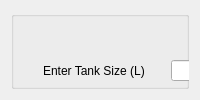
    <widget class="QWidget" name="tab_3">
     <attribute name="title">
      <string>Fluid Conversions</string>
     </attribute>
     <layout class="QGridLayout" name="gridLayout">
      <item row="0" column="0">
       <widget class="QGroupBox" name="groupBox_6">
        <property name="autoFillBackground">
         <bool>false</bool>
        </property>
        <property name="title">
         <string/>
        </property>
        <widget class="QWidget" name="gridLayoutWidget">
         <property name="geometry">
          <rect>
           <x>20</x>
           <y>0</y>
           <width>681</width>
           <height>351</height>
          </rect>
         </property>
         <layout class="QGridLayout" name="gridLayout_4">
          <item row="4" column="0">
           <widget class="QLabel" name="TapSafe_Amount_label">
            <property name="maximumSize">
             <size>
              <width>110</width>
              <height>16777215</height>
             </size>
            </property>
            <property name="text">
             <string> Tap Safe Amount (mL)</string>
            </property>
           </widget>
          </item>
          <item row="3" column="5">
           <widget class="QLCDNumber" name="Fertz_outLcd">
            <property name="segmentStyle">
             <enum>QLCDNumber::Flat</enum>
            </property>
           </widget>
          </item>
          <item row="4" column="4">
           <widget class="QLabel" name="TapSafe_Equals_label">
            <property name="maximumSize">
             <size>
              <width>20</width>
              <height>16777215</height>
             </size>
            </property>
            <property name="text">
             <string>=</string>
            </property>
            <property name="alignment">
             <set>Qt::AlignCenter</set>
            </property>
           </widget>
          </item>
          <item row="1" column="1">
           <widget class="QDoubleSpinBox" name="C02_DoubleSpinBox">
            <property name="maximumSize">
             <size>
              <width>70</width>
              <height>16777215</height>
             </size>
            </property>
            <property name="alignment">
             <set>Qt::AlignCenter</set>
            </property>
            <property name="minimum">
             <double>1.000000000000000</double>
            </property>
            <property name="singleStep">
             <double>0.010000000000000</double>
            </property>
            <property name="stepType">
             <enum>QAbstractSpinBox::AdaptiveDecimalStepType</enum>
            </property>
            <property name="value">
             <double>1.000000000000000</double>
            </property>
           </widget>
          </item>
          <item row="1" column="2">
           <widget class="QLabel" name="C02_to_water_label">
            <property name="minimumSize">
             <size>
              <width>55</width>
              <height>0</height>
             </size>
            </property>
            <property name="maximumSize">
             <size>
              <width>55</width>
              <height>16777215</height>
             </size>
            </property>
            <property name="text">
             <string>To H20 (Ll)</string>
            </property>
            <property name="alignment">
             <set>Qt::AlignCenter</set>
            </property>
           </widget>
          </item>
          <item row="0" column="3">
           <widget class="QPushButton" name="saveDoses_pushButton">
            <property name="text">
             <string>Save to Dosing</string>
            </property>
           </widget>
          </item>
          <item row="4" column="6">
           <widget class="QLabel" name="TapSafe_ml_label">
            <property name="maximumSize">
             <size>
              <width>20</width>
              <height>16777215</height>
             </size>
            </property>
            <property name="text">
             <string> (mL)</string>
            </property>
            <property name="alignment">
             <set>Qt::AlignCenter</set>
            </property>
           </widget>
          </item>
          <item row="0" column="0">
           <widget class="QLabel" name="TankSize_label">
            <property name="text">
             <string>Enter Tank Size (L)</string>
            </property>
           </widget>
          </item>
          <item row="0" column="1">
           <widget class="QSpinBox" name="TankSize_DoubleSpinBox">
            <property name="maximumSize">
             <size>
              <width>70</width>
              <height>16777215</height>
             </size>
            </property>
            <property name="alignment">
             <set>Qt::AlignCenter</set>
            </property>
            <property name="accelerated">
             <bool>true</bool>
            </property>
            <property name="minimum">
             <number>1</number>
            </property>
            <property name="maximum">
             <number>999</number>
            </property>
            <property name="stepType">
             <enum>QAbstractSpinBox::AdaptiveDecimalStepType</enum>
            </property>
            <property name="value">
             <number>1</number>
            </property>
            <property name="displayIntegerBase">
             <number>10</number>
            </property>
           </widget>
          </item>
          <item row="1" column="6">
           <widget class="QLabel" name="C02_ml_label">
            <property name="maximumSize">
             <size>
              <width>20</width>
              <height>16777215</height>
             </size>
            </property>
            <property name="text">
             <string> (mL)</string>
            </property>
            <property name="alignment">
             <set>Qt::AlignCenter</set>
            </property>
           </widget>
          </item>
          <item row="0" column="5">
           <widget class="QLabel" name="TankReq_label">
            <property name="minimumSize">
             <size>
              <width>0</width>
              <height>0</height>
             </size>
            </property>
            <property name="maximumSize">
             <size>
              <width>100</width>
              <height>16777215</height>
             </size>
            </property>
            <property name="frameShape">
             <enum>QFrame::StyledPanel</enum>
            </property>
            <property name="text">
             <string>Dosage to Apply</string>
            </property>
            <property name="alignment">
             <set>Qt::AlignCenter</set>
            </property>
           </widget>
          </item>
          <item row="1" column="4">
           <widget class="QLabel" name="C02_Equals_label">
            <property name="maximumSize">
             <size>
              <width>20</width>
              <height>16777215</height>
             </size>
            </property>
            <property name="text">
             <string>=</string>
            </property>
            <property name="alignment">
             <set>Qt::AlignCenter</set>
            </property>
           </widget>
          </item>
          <item row="3" column="2">
           <widget class="QLabel" name="Fertz_to_water_label">
            <property name="minimumSize">
             <size>
              <width>55</width>
              <height>0</height>
             </size>
            </property>
            <property name="maximumSize">
             <size>
              <width>50</width>
              <height>16777215</height>
             </size>
            </property>
            <property name="text">
             <string>To H20 (L)</string>
            </property>
            <property name="alignment">
             <set>Qt::AlignCenter</set>
            </property>
           </widget>
          </item>
          <item row="1" column="5">
           <widget class="QLCDNumber" name="C02_outLcd">
            <property name="segmentStyle">
             <enum>QLCDNumber::Flat</enum>
            </property>
           </widget>
          </item>
          <item row="3" column="3">
           <widget class="QDoubleSpinBox" name="FertztoWater_DoubleSpinBox">
            <property name="maximumSize">
             <size>
              <width>70</width>
              <height>16777215</height>
             </size>
            </property>
            <property name="alignment">
             <set>Qt::AlignCenter</set>
            </property>
            <property name="minimum">
             <double>1.000000000000000</double>
            </property>
            <property name="singleStep">
             <double>0.010000000000000</double>
            </property>
            <property name="stepType">
             <enum>QAbstractSpinBox::AdaptiveDecimalStepType</enum>
            </property>
            <property name="value">
             <double>1.000000000000000</double>
            </property>
           </widget>
          </item>
          <item row="3" column="4">
           <widget class="QLabel" name="Fertz_Equals_label">
            <property name="maximumSize">
             <size>
              <width>20</width>
              <height>16777215</height>
             </size>
            </property>
            <property name="text">
             <string>=</string>
            </property>
            <property name="alignment">
             <set>Qt::AlignCenter</set>
            </property>
           </widget>
          </item>
          <item row="3" column="7">
           <widget class="QPushButton" name="pushButton_9">
            <property name="maximumSize">
             <size>
              <width>60</width>
              <height>16777215</height>
             </size>
            </property>
            <property name="text">
             <string>Reset</string>
            </property>
           </widget>
          </item>
          <item row="3" column="0">
           <widget class="QLabel" name="Fertz_Amount_label">
            <property name="text">
             <string> Fertz Amount (mL)</string>
            </property>
           </widget>
          </item>
          <item row="4" column="3">
           <widget class="QDoubleSpinBox" name="TapSafetoWater_DoubleSpinBox">
            <property name="maximumSize">
             <size>
              <width>70</width>
              <height>16777215</height>
             </size>
            </property>
            <property name="alignment">
             <set>Qt::AlignCenter</set>
            </property>
            <property name="minimum">
             <double>1.000000000000000</double>
            </property>
            <property name="singleStep">
             <double>0.010000000000000</double>
            </property>
            <property name="stepType">
             <enum>QAbstractSpinBox::AdaptiveDecimalStepType</enum>
            </property>
            <property name="value">
             <double>1.000000000000000</double>
            </property>
           </widget>
          </item>
          <item row="4" column="2">
           <widget class="QLabel" name="TapSafe_to_water_label">
            <property name="maximumSize">
             <size>
              <width>55</width>
              <height>16777215</height>
             </size>
            </property>
            <property name="text">
             <string>To H20 (L)</string>
            </property>
            <property name="alignment">
             <set>Qt::AlignCenter</set>
            </property>
           </widget>
          </item>
          <item row="3" column="1">
           <widget class="QDoubleSpinBox" name="Fertz_DoubleSpinBox">
            <property name="maximumSize">
             <size>
              <width>70</width>
              <height>16777215</height>
             </size>
            </property>
            <property name="alignment">
             <set>Qt::AlignCenter</set>
            </property>
            <property name="minimum">
             <double>1.000000000000000</double>
            </property>
            <property name="singleStep">
             <double>0.010000000000000</double>
            </property>
            <property name="stepType">
             <enum>QAbstractSpinBox::AdaptiveDecimalStepType</enum>
            </property>
            <property name="value">
             <double>1.000000000000000</double>
            </property>
           </widget>
          </item>
          <item row="3" column="6">
           <widget class="QLabel" name="Fertz_ml_label">
            <property name="maximumSize">
             <size>
              <width>20</width>
              <height>16777215</height>
             </size>
            </property>
            <property name="text">
             <string> (mL)</string>
            </property>
            <property name="alignment">
             <set>Qt::AlignCenter</set>
            </property>
           </widget>
          </item>
          <item row="1" column="7">
           <widget class="QPushButton" name="pushButton_6">
            <property name="maximumSize">
             <size>
              <width>60</width>
              <height>16777215</height>
             </size>
            </property>
            <property name="text">
             <string>Reset</string>
            </property>
           </widget>
          </item>
          <item row="4" column="5">
           <widget class="QLCDNumber" name="conditioner_outLcd">
            <property name="mode">
             <enum>QLCDNumber::Dec</enum>
            </property>
            <property name="segmentStyle">
             <enum>QLCDNumber::Flat</enum>
            </property>
           </widget>
          </item>
          <item row="1" column="0">
           <widget class="QLabel" name="C02_Amount_label">
            <property name="text">
             <string> C02 Amount (mL)</string>
            </property>
           </widget>
          </item>
          <item row="4" column="1">
           <widget class="QDoubleSpinBox" name="TapSafe_DoubleSpinBox">
            <property name="maximumSize">
             <size>
              <width>70</width>
              <height>16777215</height>
             </size>
            </property>
            <property name="alignment">
             <set>Qt::AlignCenter</set>
            </property>
            <property name="minimum">
             <double>1.000000000000000</double>
            </property>
            <property name="singleStep">
             <double>0.010000000000000</double>
            </property>
            <property name="stepType">
             <enum>QAbstractSpinBox::AdaptiveDecimalStepType</enum>
            </property>
            <property name="value">
             <double>1.000000000000000</double>
            </property>
           </widget>
          </item>
          <item row="4" column="7">
           <widget class="QPushButton" name="pushButton_10">
            <property name="maximumSize">
             <size>
              <width>60</width>
              <height>16777215</height>
             </size>
            </property>
            <property name="text">
             <string>Reset</string>
            </property>
           </widget>
          </item>
          <item row="1" column="3">
           <widget class="QDoubleSpinBox" name="C02toWater_DoubleSpinBox">
            <property name="maximumSize">
             <size>
              <width>70</width>
              <height>16777215</height>
             </size>
            </property>
            <property name="alignment">
             <set>Qt::AlignCenter</set>
            </property>
            <property name="minimum">
             <double>1.000000000000000</double>
            </property>
            <property name="maximum">
             <double>999.990000000000009</double>
            </property>
            <property name="singleStep">
             <double>0.010000000000000</double>
            </property>
            <property name="stepType">
             <enum>QAbstractSpinBox::AdaptiveDecimalStepType</enum>
            </property>
            <property name="value">
             <double>1.000000000000000</double>
            </property>
           </widget>
          </item>
         </layout>
        </widget>
       </widget>
      </item>
     </layout>
    </widget>
